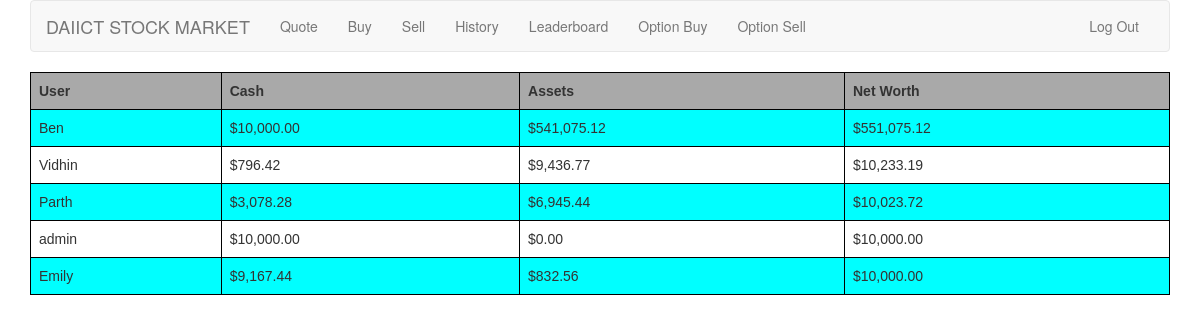
/leaderboard/ (signed in), run on the app's committed database.
### tables this page shows
CREATE TABLE "users"
(
    id INTEGER PRIMARY KEY NOT NULL,
    username TEXT NOT NULL,
    hash TEXT NOT NULL,
    cash REAL DEFAULT 10000.00 NOT NULL,
    assets DECIMAL DEFAULT 0 NOT NULL
);

### application.py (the view)
@app.route("/leaderboard/")
@login_required
def leaderboard():
    leaders = c.execute("SELECT username, cash, assets FROM users ORDER BY cash + assets DESC").fetchall()
    return render_template("leaderboard.html", leaders=leaders, usd=usd)

### helpers.py (called while the page is built)
def login_required(f):
    @wraps(f)
    def decorated_function(*args, **kwargs):
        if session.get("user_id") is None:
            return redirect(url_for("login", next=request.url))
        return f(*args, **kwargs)
    return decorated_function

def usd(value):
    return "${:,.2f}".format(value)

### templates/leaderboard.html (shortened to what this page needs)
{% extends "layout.html" %}
{% block main %}
    <table>
        <tr>
            <th>
                User
            </th>
            <th>
                Cash
            </th>
            <th>
                Assets
            </th>
            <th>
                Net Worth
            </th>
        </tr>
        {% for user in leaders %}
            <tr>
                <td>{{ user[0] }}</td>
                <td>{{ usd(user[1]) }}</td>
                <td>{{ usd(user[2]) }}</td>
                <td>{{ usd(user[1] + user[2]) }}</td>
            </tr>
        {% endfor %}
    </table>
{% endblock %}

### static/styles.css (style rules this page uses)
table { font-family: arial, sans-serif; border-collapse: collapse; width: 100%; }
th { background-color: darkgray; }
td, th { border: 1px solid #000; text-align: left; padding: 8px; }
tr:nth-child(even) { background-color: aqua; }
main td { text-align: left; }

### data on the page
users: username "Ben", cash "$10,000.00", assets "$541,075.12", usd(user[1]+user[2]) "$551,075.12"
users: username "Vidhin", cash "$796.42", assets "$9,436.77", usd(user[1]+user[2]) "$10,233.19"
users: username "Parth", cash "$3,078.28", assets "$6,945.44", usd(user[1]+user[2]) "$10,023.72"
users: username "admin", cash "$10,000.00", assets "$0.00", usd(user[1]+user[2]) "$10,000.00"
users: username "Emily", cash "$9,167.44", assets "$832.56", usd(user[1]+user[2]) "$10,000.00"
